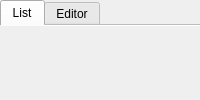
      <widget class="QWidget" name="stackedWidget_menuPageWorkout">
       <layout class="QVBoxLayout" name="verticalLayout_2">
        <property name="leftMargin">
         <number>0</number>
        </property>
        <property name="topMargin">
         <number>0</number>
        </property>
        <property name="rightMargin">
         <number>0</number>
        </property>
        <property name="bottomMargin">
         <number>0</number>
        </property>
        <item>
         <widget class="QTabWidget" name="tabWidget_workout">
          <property name="tabShape">
           <enum>QTabWidget::Rounded</enum>
          </property>
          <property name="currentIndex">
           <number>0</number>
          </property>
          <property name="iconSize">
           <size>
            <width>16</width>
            <height>16</height>
           </size>
          </property>
          <property name="usesScrollButtons">
           <bool>false</bool>
          </property>
          <property name="documentMode">
           <bool>true</bool>
          </property>
          <property name="tabsClosable">
           <bool>false</bool>
          </property>
          <widget class="Main_WorkoutPage" name="tab_workout1">
           <property name="styleSheet">
            <string notr="true"/>
           </property>
           <attribute name="title">
            <string>List</string>
           </attribute>
          </widget>
          <widget class="WorkoutCreator" name="tab_create">
           <attribute name="title">
            <string>Editor</string>
           </attribute>
          </widget>
         </widget>
        </item>
       </layout>
      </widget>
